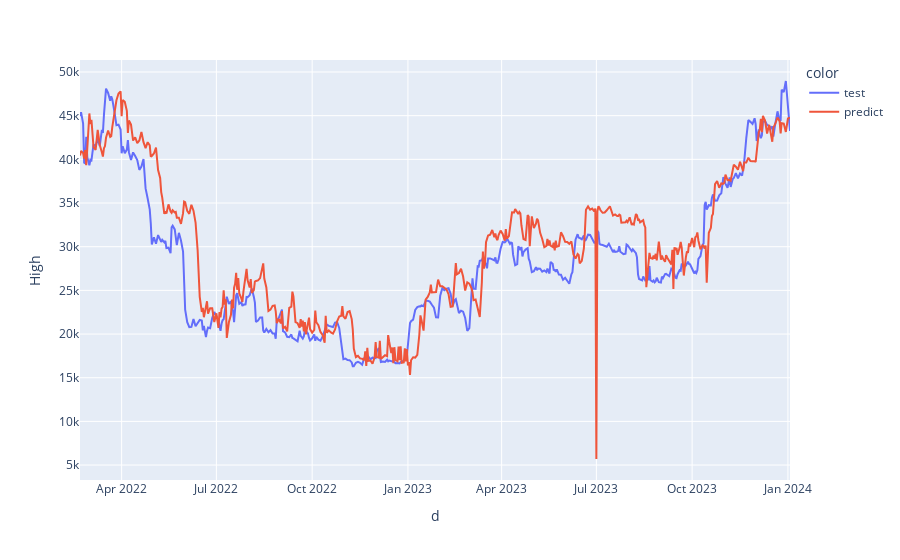

The cell this chart's notebook holds for it:
### Code cell
import plotly.express as px
fig = px.line(df_draw, x='d', y='High', color='color')
fig.show()

### Figure 1 — Plotly figure (JSON) as saved in the notebook; plotly's stock layout.template omitted (floating-point values rounded to 4 significant figures; data arrays with more than 128 entries replaced by an {"elided": "..."} marker saying what was removed)
{"data": [{"hovertemplate": "color=test<br>d=%{x}<br>High=%{y}<extra></extra>", "legendgroup": "test", "line": {"color": "#636efa", "dash": "solid"}, "marker": {"symbol": "circle"}, "mode": "lines", "name": "test", "orientation": "v", "showlegend": true, "type": "scatter", "x": {"elided": "459 str values"}, "xaxis": "x", "y": {"elided": "459 float values"}, "yaxis": "y"}, {"hovertemplate": "color=predict<br>d=%{x}<br>High=%{y}<extra></extra>", "legendgroup": "predict", "line": {"color": "#EF553B", "dash": "solid"}, "marker": {"symbol": "circle"}, "mode": "lines", "name": "predict", "orientation": "v", "showlegend": true, "type": "scatter", "x": {"elided": "459 str values"}, "xaxis": "x", "y": {"elided": "459 float values"}, "yaxis": "y"}], "layout": {"legend": {"title": {"text": "color"}, "tracegroupgap": 0}, "margin": {"t": 60}, "xaxis": {"anchor": "y", "domain": [0, 1], "title": {"text": "d"}}, "yaxis": {"anchor": "x", "domain": [0, 1], "title": {"text": "High"}}}}
